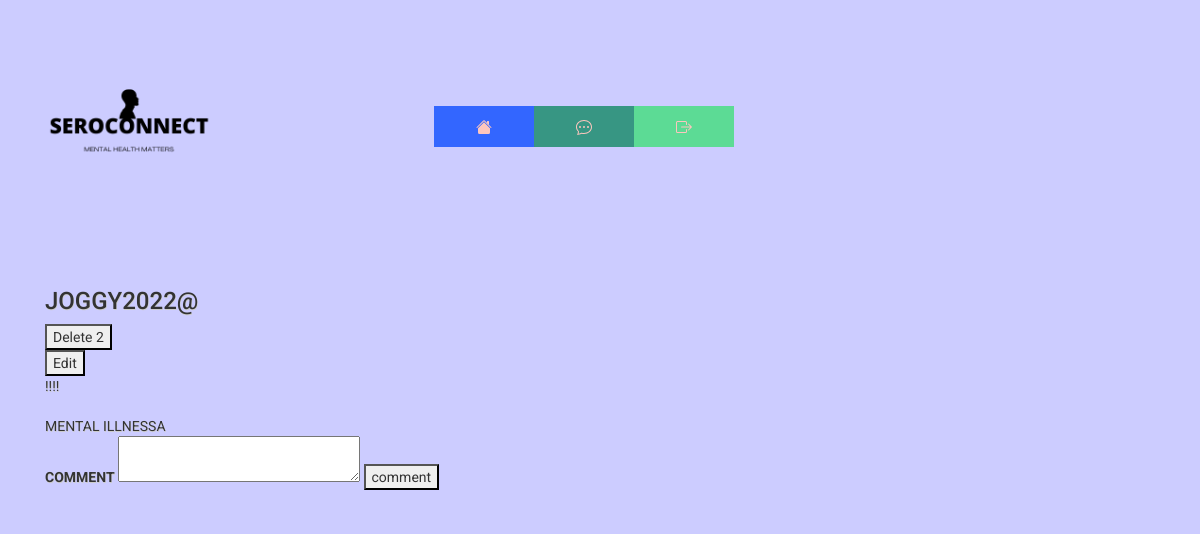
The page /comments/2?userid=1 (signed in) on the database its author committed.
### website/database/models.py (models this page shows)
class User(db.Model, UserMixin):
    id=db.Column(db.Integer,primary_key=True)
    email=db.Column(db.String(150),unique=True)
    password=db.Column(db.String(150))
    username=db.Column(db.String(150))
    date=db.Column(db.DateTime(timezone=True), default=func.now())
    activation=db.Column(db.Boolean,nullable=False,default=False)
    Post = db.relationship("Post", back_populates="owner",cascade='delete')

class Post(db.Model):
    id=db.Column(db.Integer,primary_key=True)
    title = db.Column(db.String(100), nullable=False)
    content = db.Column(db.Text)
    user_id = db.Column(db.Integer, db.ForeignKey("user.id"))
    date=db.Column(db.DateTime(timezone=True), default=func.now())
    anonymous=db.Column(db.Boolean,nullable=False,default=False)
    owner=db.relationship('User',back_populates='Post')
    comments=db.relationship('Comment',back_populates='post',cascade='delete')
    image=db.relationship('Image',back_populates='post',cascade='delete')

### website/post/comments/comments.py (the view)
@comments.route('/comments/<postid>',methods=['GET'])
@login_required
@check_confirmed
def show_comments(postid):
    page=request.args.get('page',1,type=int)
    comments=Comment.query.filter(Comment.post_id==postid).order_by(Comment.id.desc()).paginate(page=page,per_page=3)
    post=Post.query.filter_by(id=postid).first()
    if "hx_request"  in request.headers:
        return render_template("forum/showcomments.html",comments=comments,postuser=User,user=current_user,post=post,postimage=Image)
    return render_template("forum/comments.html",comments=comments,postuser=User,user=current_user,post=post,postimage=Image)

### website/__init__.py (called while the page is built)
@login_manager.user_loader
def load_user(id):
    return User.query.get(int(id))

### website/templates/forum/comments.html (shortened to what this page needs)
{% extends "base.html" %} {% block title %}SeroConnect{% endblock %}{% block content%}
{% if post.anonymous==False %}
<h3>{{postuser.query.filter_by(id=post.user_id).first().username }}</h3>
{%else%}
<h3>Anonymous</h3>
{%endif%}
{% if post.user_id==user.id%}
<form action="{{ url_for('post.deletepost',postid=post.id) }}" class='deleteform' method="POST">
  <button class='deletebtn' action="submit">Delete {{post.id}}</button>
</form>
<form action="{{ url_for('post.editpost',postid=post.id) }}" method="GET">
  <button id='editbtn' action="submit">Edit</button>
</form>
{%endif%}
<div>
  {{post.title}}
  <div class="images">
    {% set images=postimage.query.filter(postimage.post_id==post.id).all()%}
    {%if images%}
    {%for image in images %}
    <div class="image-display">
    </div>
    {%endfor%}
    {%endif%}
  </div>
  {{post.content}}
  <form action="{{url_for('comments.createcomment',postid=post.id,userid=current_user.id)}}" method="POST" class="createcommentform">
    <div class="form-group">
      <label for="comment">comment</label>
      <textarea id="commenttext" name="comment" rows="2" cols="30"></textarea>
      <button id="createcomment" action="submit">comment</button>
    </div>
  </form>
  {% include 'forum/showcomments.html' %}
</div>
{% endblock %}

### website/static/css/styles.css (style rules this page uses)
body { background: #ccccff; font-family: 'Roboto', sans-serif; text-transform:uppercase; text-shadow: .5px .5px 0#CCCCCC; }

### rows shown on the page
User: query.filter_by "JOGGY2022@"
Post: id "2", title "!!!!", content "MENTAL ILLNESSA"
